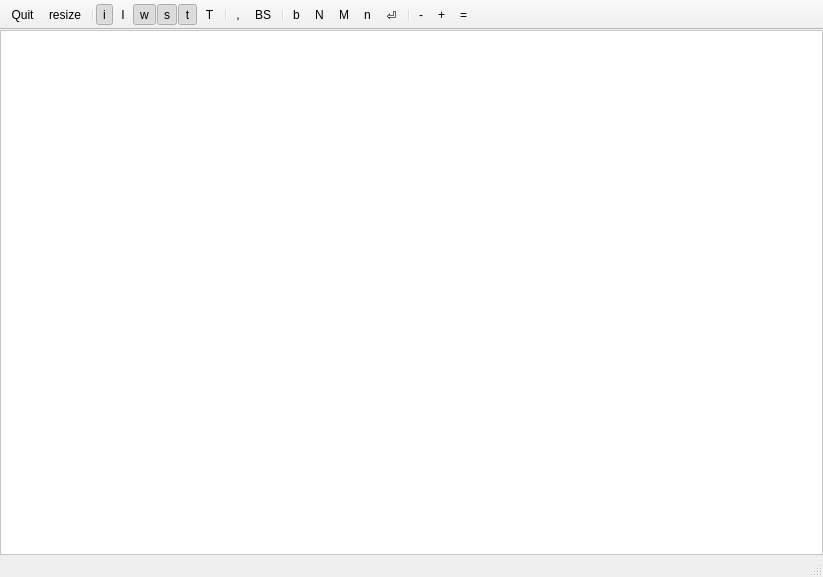
<?xml version="1.0" encoding="UTF-8"?>
<ui version="4.0">
 <class>MainWindow</class>
 <widget class="QMainWindow" name="MainWindow">
  <property name="geometry">
   <rect>
    <x>0</x>
    <y>0</y>
    <width>823</width>
    <height>577</height>
   </rect>
  </property>
  <property name="sizePolicy">
   <sizepolicy hsizetype="Expanding" vsizetype="Expanding">
    <horstretch>0</horstretch>
    <verstretch>0</verstretch>
   </sizepolicy>
  </property>
  <property name="windowTitle">
   <string>MainWindow</string>
  </property>
  <widget class="QWidget" name="centralWidget">
   <property name="sizePolicy">
    <sizepolicy hsizetype="Expanding" vsizetype="Expanding">
     <horstretch>0</horstretch>
     <verstretch>0</verstretch>
    </sizepolicy>
   </property>
   <layout class="QGridLayout" name="gridLayout">
    <property name="margin">
     <number>0</number>
    </property>
    <property name="spacing">
     <number>0</number>
    </property>
    <item row="0" column="0">
     <widget class="MyQGraphicsView" name="gV">
      <property name="styleSheet">
       <string notr="true">background-color: rgb(255, 255, 255);</string>
      </property>
     </widget>
    </item>
   </layout>
  </widget>
  <widget class="QToolBar" name="mainToolBar">
   <property name="enabled">
    <bool>true</bool>
   </property>
   <property name="movable">
    <bool>false</bool>
   </property>
   <property name="floatable">
    <bool>false</bool>
   </property>
   <attribute name="toolBarArea">
    <enum>TopToolBarArea</enum>
   </attribute>
   <attribute name="toolBarBreak">
    <bool>false</bool>
   </attribute>
   <addaction name="actionQuit"/>
   <addaction name="actionResize"/>
   <addaction name="separator"/>
   <addaction name="actionVisToggleInput"/>
   <addaction name="actionVisToggleInputLabels"/>
   <addaction name="actionVisToggleWavefront"/>
   <addaction name="actionVisToggleArcs"/>
   <addaction name="actionVisToggleKineticTriangulation"/>
   <addaction name="actionVisToggleKineticTriangulationLabels"/>
   <addaction name="separator"/>
   <addaction name="actionTimeForwardNext"/>
   <addaction name="actionTimeReset"/>
   <addaction name="separator"/>
   <addaction name="actionTimeBackward"/>
   <addaction name="actionTimeForward"/>
   <addaction name="actionTimeForwardThrough"/>
   <addaction name="actionEventStep"/>
   <addaction name="actionEventStepEnd"/>
   <addaction name="separator"/>
   <addaction name="actionTimeOffsetMinus"/>
   <addaction name="actionTimeOffsetPlus"/>
   <addaction name="actionTimeOffsetReset"/>
  </widget>
  <widget class="QStatusBar" name="statusBar"/>
  <action name="actionQuit">
   <property name="checkable">
    <bool>false</bool>
   </property>
   <property name="enabled">
    <bool>true</bool>
   </property>
   <property name="text">
    <string>Quit</string>
   </property>
   <property name="toolTip">
    <string>Exit application (Q)</string>
   </property>
   <property name="shortcut">
    <string>Q</string>
   </property>
  </action>
  <action name="actionVisToggleInput">
   <property name="checkable">
    <bool>true</bool>
   </property>
   <property name="checked">
    <bool>true</bool>
   </property>
   <property name="text">
    <string>i</string>
   </property>
   <property name="toolTip">
    <string>Toggle Input Visibility (Alt+I)</string>
   </property>
   <property name="shortcut">
    <string>Alt+I</string>
   </property>
  </action>
  <action name="actionResize">
   <property name="text">
    <string>resize</string>
   </property>
   <property name="toolTip">
    <string>reset Zoom</string>
   </property>
  </action>
  <action name="actionVisToggleInputLabels">
   <property name="checkable">
    <bool>true</bool>
   </property>
   <property name="checked">
    <bool>false</bool>
   </property>
   <property name="text">
    <string>I</string>
   </property>
   <property name="toolTip">
    <string>Toggle Input Label Visibility (Alt+Shift+I)</string>
   </property>
   <property name="shortcut">
    <string>Alt+Shift+I</string>
   </property>
  </action>
  <action name="actionVisToggleWavefront">
   <property name="checkable">
    <bool>true</bool>
   </property>
   <property name="checked">
    <bool>true</bool>
   </property>
   <property name="text">
    <string>w</string>
   </property>
   <property name="toolTip">
    <string>Toggle Wavefront Visibility (Alt+W)</string>
   </property>
   <property name="shortcut">
    <string>Alt+W</string>
   </property>
  </action>
  <action name="actionVisToggleArcs">
   <property name="checkable">
    <bool>true</bool>
   </property>
   <property name="checked">
    <bool>true</bool>
   </property>
   <property name="text">
    <string>s</string>
   </property>
   <property name="toolTip">
    <string>Toggle Straight-Skeleton Arcs Visibility (Alt+S)</string>
   </property>
   <property name="shortcut">
    <string>Alt+S</string>
   </property>
  </action>
  <action name="actionVisToggleKineticTriangulation">
   <property name="checkable">
    <bool>true</bool>
   </property>
   <property name="checked">
    <bool>true</bool>
   </property>
   <property name="text">
    <string>t</string>
   </property>
   <property name="toolTip">
    <string>Toggle Kinetic Triangulation Visibility (Alt+T)</string>
   </property>
   <property name="shortcut">
    <string>Alt+T</string>
   </property>
  </action>
  <action name="actionVisToggleKineticTriangulationLabels">
   <property name="checkable">
    <bool>true</bool>
   </property>
   <property name="text">
    <string>T</string>
   </property>
   <property name="toolTip">
    <string>Toggle Kinetic Triangulation Labels Visibility (Alt+Shift+T)</string>
   </property>
   <property name="shortcut">
    <string>Alt+Shift+T</string>
   </property>
  </action>
  <action name="actionTimeForwardNext">
   <property name="text">
    <string>,</string>
   </property>
   <property name="toolTip">
    <string>time to next event (,)</string>
   </property>
   <property name="shortcut">
    <string>,</string>
   </property>
  </action>
  <action name="actionTimeReset">
   <property name="text">
    <string>BS</string>
   </property>
   <property name="toolTip">
    <string>reset time to last event (Backspace)</string>
   </property>
   <property name="shortcut">
    <string>Backspace</string>
   </property>
  </action>
  <action name="actionTimeBackward">
   <property name="text">
    <string>b</string>
   </property>
   <property name="toolTip">
    <string>reverse time (B)</string>
   </property>
   <property name="shortcut">
    <string>B</string>
   </property>
  </action>
  <action name="actionTimeForward">
   <property name="text">
    <string>N</string>
   </property>
   <property name="toolTip">
    <string>advance time (Shift+N)</string>
   </property>
   <property name="shortcut">
    <string>Shift+N</string>
   </property>
  </action>
  <action name="actionTimeForwardThrough">
   <property name="text">
    <string>M</string>
   </property>
   <property name="toolTip">
    <string>advance time ignoring event (Shift+M)</string>
   </property>
   <property name="shortcut">
    <string>Shift+M</string>
   </property>
  </action>
  <action name="actionEventStep">
   <property name="text">
    <string>n</string>
   </property>
   <property name="toolTip">
    <string>step to and execute next event (N)</string>
   </property>
   <property name="shortcut">
    <string>N</string>
   </property>
  </action>
  <action name="actionEventStepEnd">
   <property name="text">
    <string>⏎</string>
   </property>
   <property name="toolTip">
    <string>Run until end of wavefront propagation (Enter)</string>
   </property>
   <property name="shortcut">
    <string>Return</string>
   </property>
  </action>
  <action name="actionTimeOffsetMinus">
   <property name="text">
    <string>-</string>
   </property>
   <property name="toolTip">
    <string>Decrease drawing offset (draw things earlier than current time)</string>
   </property>
   <property name="shortcut">
    <string>-</string>
   </property>
  </action>
  <action name="actionTimeOffsetPlus">
   <property name="text">
    <string>+</string>
   </property>
   <property name="toolTip">
    <string>Increase drawing offset (draw things later than current time)</string>
   </property>
   <property name="shortcut">
    <string>+</string>
   </property>
  </action>
  <action name="actionTimeOffsetReset">
   <property name="text">
    <string>=</string>
   </property>
   <property name="toolTip">
    <string>Reset drawing offset to zero.</string>
   </property>
   <property name="shortcut">
    <string>=</string>
   </property>
  </action>
 </widget>
 <layoutdefault spacing="6" margin="11"/>
 <customwidgets>
  <customwidget>
   <class>MyQGraphicsView</class>
   <extends>QGraphicsView</extends>
   <header location="global">MyQtThings.h</header>
  </customwidget>
 </customwidgets>
 <resources/>
 <connections/>
</ui>
